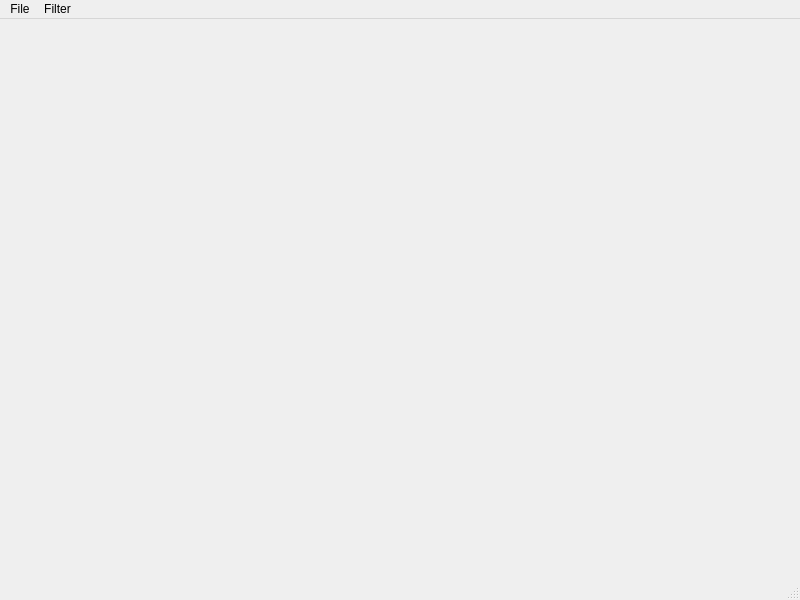
<?xml version="1.0" encoding="UTF-8"?>
<ui version="4.0">
 <class>vcl::qt::MeshProcessingMainWindow</class>
 <widget class="QMainWindow" name="vcl::qt::MeshProcessingMainWindow">
  <property name="geometry">
   <rect>
    <x>0</x>
    <y>0</y>
    <width>800</width>
    <height>600</height>
   </rect>
  </property>
  <property name="windowTitle">
   <string>MainWindow</string>
  </property>
  <widget class="MeshViewer" name="meshViewer"/>
  <widget class="QMenuBar" name="menubar">
   <property name="geometry">
    <rect>
     <x>0</x>
     <y>0</y>
     <width>800</width>
     <height>23</height>
    </rect>
   </property>
   <widget class="QMenu" name="menuFile">
    <property name="title">
     <string>File</string>
    </property>
    <addaction name="actionOpenMesh"/>
    <addaction name="actionSaveMeshAs"/>
   </widget>
   <widget class="QMenu" name="menuFilter">
    <property name="title">
     <string>Filter</string>
    </property>
   </widget>
   <addaction name="menuFile"/>
   <addaction name="menuFilter"/>
  </widget>
  <widget class="QStatusBar" name="statusbar"/>
  <action name="actionOpenMesh">
   <property name="icon">
    <iconset theme="document-open"/>
   </property>
   <property name="text">
    <string>Open Mesh</string>
   </property>
  </action>
  <action name="actionSaveMeshAs">
   <property name="icon">
    <iconset theme="document-save-as"/>
   </property>
   <property name="text">
    <string>Save Mesh As...</string>
   </property>
  </action>
  <action name="actionCreate">
   <property name="text">
    <string>Create</string>
   </property>
  </action>
 </widget>
 <customwidgets>
  <customwidget>
   <class>MeshViewer</class>
   <extends>QWidget</extends>
   <header>mesh_viewer.h</header>
   <container>1</container>
  </customwidget>
 </customwidgets>
 <resources/>
 <connections/>
</ui>
